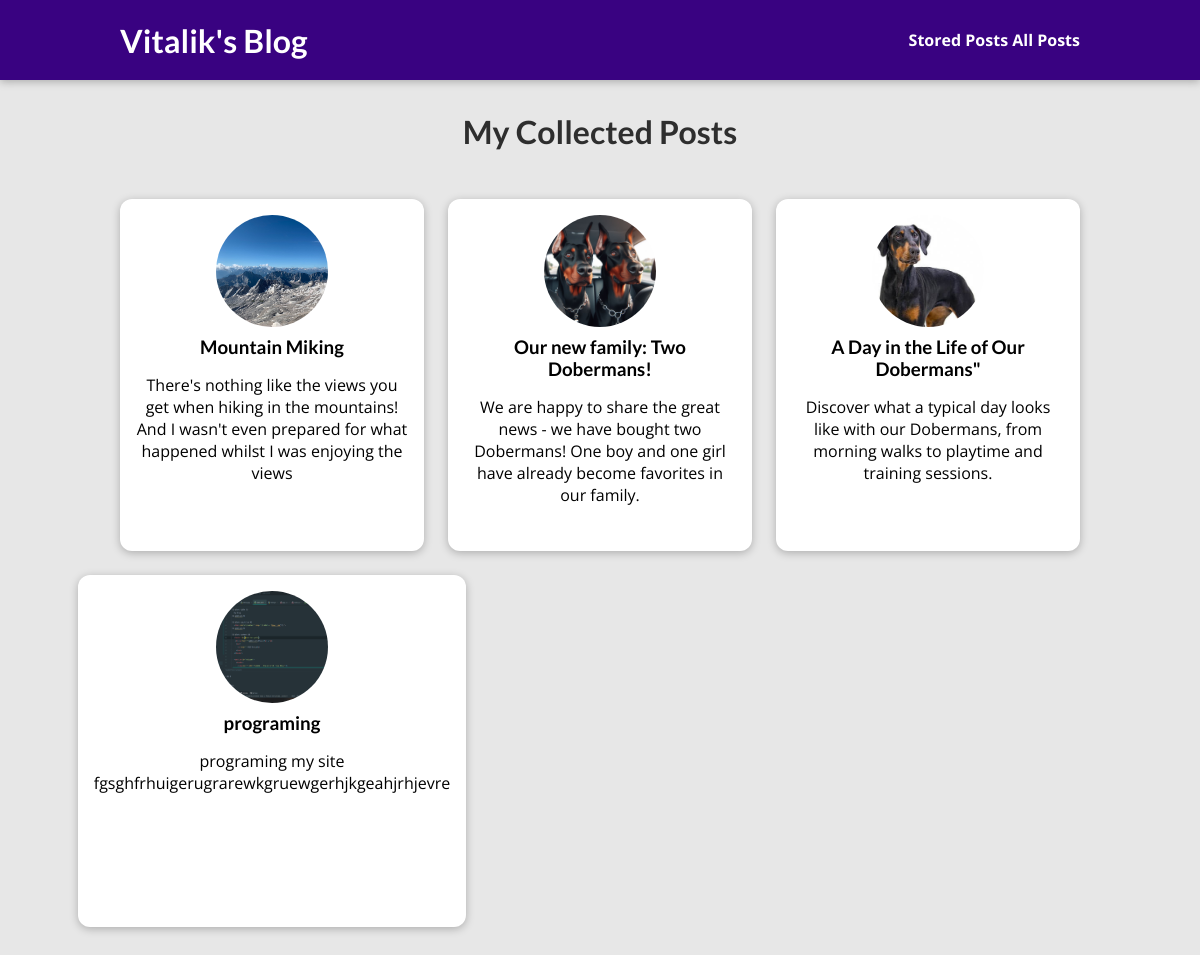
The page /posts on the database its author committed.
### blog/models.py (models this page shows, shortened)
class Post(models.Model):
    title = models.CharField(max_length=150)
    excerpt = models.CharField(max_length=200)
    image = models.ImageField(upload_to="posts", null=True)
    date = models.DateField(auto_now=True)
    slug = models.SlugField(unique=True, db_index=True)
    content = models.TextField(validators=[MinLengthValidator(10)])
    author = models.ForeignKey(
        Author, on_delete=models.SET_NULL, null=True,related_name="posts")
    tags = models.ManyToManyField(Tag)

### blog/views.py (the view)
# urls.py: path("posts", views.AllPostsView.as_view(),name="posts-page"),
class AllPostsView(ListView):
    template_name = "all-posts.html"
    model = Post
    ordering = ["-date"]
    context_object_name = "all_posts"

### blog/templates/all-posts.html (shortened to what this page needs)
{% extends "base.html" %}
{% load static %}
{% block css_files %}
  <link rel="stylesheet" href="{% static "post.css" %}">
  <link rel="stylesheet" href="{% static "all-posts.css" %}">
{% endblock %}
{% block content %}
<section id="all-posts">
  <h2>My Collected Posts</h2>
  <ul>
    {% for post in all_posts %}
      {% include "includes/post.html" %}
    {% endfor %}
  </ul>
</section>
{% endblock %}

### templates/base.html (shortened to what this page needs)
{% load static %}
<!DOCTYPE html>
<html lang="en">
<head>
    <link rel="stylesheet" href="{% static "app.css" %}">
    {% block css_files %}{% endblock %}
</head>
<body>
 <header id="main-navigation">
   <h1><a href="{% url "starting-page" %}">Vitalik's Blog </a></h1>
    <nav>
      <a href="{% url "read-later" %}">Stored Posts</a>
      <a href="{% url "posts-page" %}">All Posts</a>
    </nav>
  </header>
   {% block content %}
   {% endblock %}
</body>
</html>

### blog/templates/includes/post.html
{% load static %}
<li>
    <article class="post">
        <a href="{% url "post-detail-page" post.slug %}">
            <img src="{{ post.image.url }}" alt="{{ post.title }}" />
            <div class="post__content">
                <h3>{{ post.title }}</h3>
                <p>
                    {{ post.excerpt }}
                </p>
            </div>
        </a>
    </article>
</li>

### static/app.css (style rules this page uses)
* { box-sizing: border-box; }
html { font-family: 'Open Sans', 'Lato', sans-serif; }
body { margin: 0; }
h1, h2, h3 { font-family: 'Lato', sans-serif; font-weight: bold; }
#main-navigation { width: 100%; height: 5rem; display: flex; justify-content: space-between; align-items: center; padding: 0 10%; position: absolute; top: 0; left: 0; }
#main-navigation a { text-decoration: none; color: white; font-weight: bold; }

### blog/static/post.css (style rules this page uses)
.post { display: flex; flex-direction: column; align-items: center; text-align: center; }
.post a { text-decoration: none; color: black; transition: all 0.2s ease; padding: 1rem; }
.post img { width: 5rem; height: 5rem; object-fit: cover; border-radius: 50%; }
.post h3 { margin: 0.25rem 0; }

### blog/static/all-posts.css (style rules this page uses)
body { background-color: #e7e7e7; }
#main-navigation { background-color: #390281; box-shadow: 0 2px 8px rgba(0, 0, 0, 0.25); }
#all-posts { margin: 7rem auto; width: 90%; max-width: 60rem; }
#all-posts h2 { text-align: center; font-size: 2rem; color: #2e2e2e; margin: 3rem 0; }
ul { list-style: none; margin: 0; padding: 0; display: grid; grid-template-columns: repeat(auto-fill, minmax(17rem, 1fr)); gap: 1.5rem; }
.post img { width: 7rem; height: 7rem; }
.post a { height: 22rem; transform-origin: center; box-shadow: 0 2px 8px rgba(0, 0, 0, 0.25); border-radius: 12px; background-color: white; }

### rows shown on the page
Post: image (picture), title "Mountain Miking", excerpt "There's nothing like the views you get when hiking in the mountains! And I wasn't even prepared for what happened whilst I was enjoying the views"
Post: image (picture), title "Our new family: Two Dobermans!", excerpt "We are happy to share the great news - we have bought two Dobermans! One boy and one girl have already become favorites in our family."
Post: image (picture), title "A Day in the Life of Our Dobermans\"", excerpt "Discover what a typical day looks like with our Dobermans, from morning walks to playtime and training sessions."
Post: image (picture), title "programing", excerpt "programing my site fgsghfrhuigerugrarewkgruewgerhjkgeahjrhjevre"
